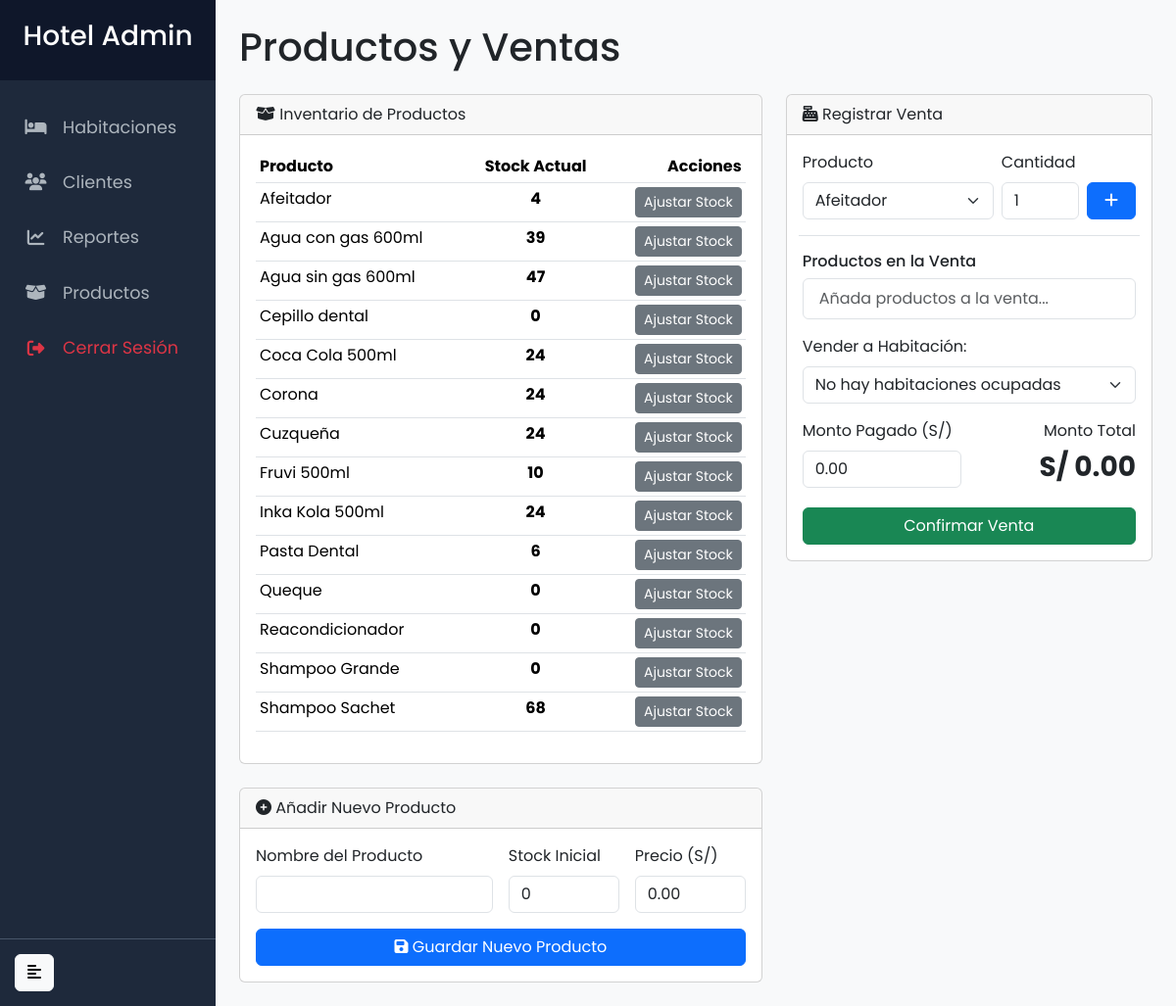
Page /productos.php (signed in) on the earlier database version.
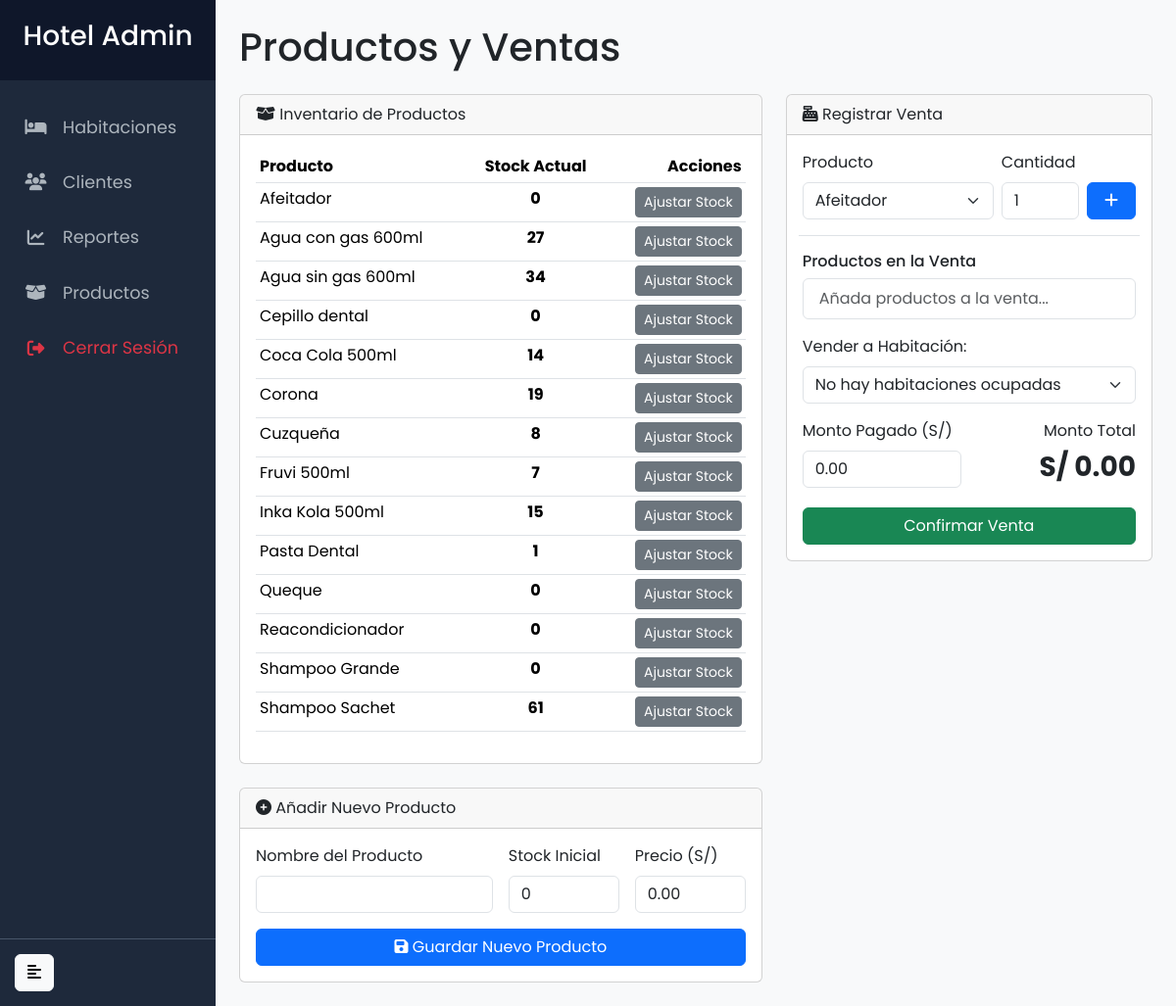
Same page on the later database version.
### tables this page shows
CREATE TABLE `productos` (
  `id` int(11) NOT NULL,
  `nombre` varchar(100) NOT NULL,
  `stock` int(11) NOT NULL,
  `precio` decimal(10,2) NOT NULL
);

### productos.php (the view, shortened to what this page needs)
<?php
require_once 'templates/header.php';
$productos_stmt = $pdo->query("SELECT id, nombre, stock, precio FROM Productos ORDER BY nombre ASC");
$lista_productos = $productos_stmt->fetchAll();
$hab_stmt = $pdo->query("SELECT h.numero_habitacion FROM Habitaciones h JOIN Ocupaciones o ON h.numero_habitacion = o.habitacion_id WHERE o.activa = 1 ORDER BY h.numero_habitacion ASC");
$lista_habitaciones_ocupadas = $hab_stmt->fetchAll();
?>
<main id="content" class="content p-4">
    <h1 class="mb-4">Productos y Ventas</h1>
    <div class="row">
        <div class="col-lg-7">
            <div class="card mb-4">
                <div class="card-header"><i class="fas fa-box-open"></i> Inventario de Productos</div>
                <div class="card-body">
                    <div class="table-responsive">
                        <table class="table table-sm table-hover">
                            <thead>
                                <tr>
                                    <th>Producto</th>
                                    <th class="text-center">Stock Actual</th>
                                    <th class="text-end">Acciones</th>
                                </tr>
                            </thead>
                            <tbody id="tabla-inventario">
                                <?php foreach ($lista_productos as $p): ?>
                                    <tr id="producto-row-<?php echo $p['id']; ?>">
                                        <td><?php echo htmlspecialchars($p['nombre']); ?></td>
                                        <td class="text-center fw-bold stock-val"><?php echo $p['stock']; ?></td>
                                        <td class="text-end">
                                            <button class="btn btn-sm btn-secondary btn-update-stock"
                                                    data-id="<?php echo $p['id']; ?>"
                                                    data-nombre="<?php echo htmlspecialchars($p['nombre']); ?>"
                                                    data-stock="<?php echo $p['stock']; ?>">
                                                Ajustar Stock
                                            </button>
                                        </td>
                                    </tr>
                                <?php endforeach; ?>
                            </tbody>
                        </table>
                    </div>
                </div>
            </div>
            <div class="card">
                <div class="card-header"><i class="fas fa-plus-circle"></i> Añadir Nuevo Producto</div>
                <div class="card-body">
                    <form method="POST" action="productos.php">
                        <div class="row g-3 align-items-end">
                            <div class="col-md-6">
                                <label for="nuevo-producto-nombre" class="form-label">Nombre del Producto</label>
                                <input type="text" id="nuevo-producto-nombre" name="nombre" class="form-control" required>
                            </div>
                            <div class="col-md-3">
                                <label for="nuevo-producto-stock" class="form-label">Stock Inicial</label>
                                <input type="number" id="nuevo-producto-stock" name="stock" class="form-control" value="0" min="0" required>
                            </div>
                            <div class="col-md-3">
                                <label for="nuevo-producto-precio" class="form-label">Precio (S/)</label>
                                <input type="number" id="nuevo-producto-precio" name="precio" class="form-control" step="0.10" value="0.00" min="0" required>
                            </div>
                            <div class="col-12 mt-3">
                                <button type="submit" class="btn btn-primary w-100">
                                    <i class="fas fa-save"></i> Guardar Nuevo Producto
                                </button>
                            </div>
                        </div>
                    </form>
                </div>
            </div>
        </div>
        <div class="col-lg-5">
            <div class="card">
                <div class="card-header"><i class="fas fa-cash-register"></i> Registrar Venta</div>
                <div class="card-body">
                    <div class="row g-2 align-items-end mb-3 border-bottom pb-3">
                        <div class="col-sm-7">
                            <label for="venta-producto" class="form-label">Producto</label>
                            <select id="venta-producto" class="form-select">
                                <?php foreach ($lista_productos as $p): ?>
                                    <option value="<?php echo $p['id']; ?>" data-precio="<?php echo $p['precio']; ?>"><?php echo htmlspecialchars($p['nombre']); ?></option>
                                <?php endforeach; ?>
                            </select>
                        </div>
                        <div class="col-sm-3">
                            <label for="venta-cantidad" class="form-label">Cantidad</label>
                            <input type="number" id="venta-cantidad" class="form-control" value="1" min="1">
                        </div>
                        <div class="col-sm-2">
                            <button class="btn btn-primary w-100" id="btn-add-producto" title="Añadir producto a la venta"><i class="fas fa-plus"></i></button>
                        </div>
                    </div>
                    <h6>Productos en la Venta</h6>
                    <ul id="lista-venta-productos" class="list-group mb-3">
                        <li class="list-group-item text-muted">Añada productos a la venta...</li>
                    </ul>
                    <div class="row g-3">
                        <div class="col-12">
                            <label for="venta-habitacion" class="form-label">Vender a Habitación:</label>
                            <select id="venta-habitacion" class="form-select">
                                <?php if (empty($lista_habitaciones_ocupadas)): ?>
                                    <option value="">No hay habitaciones ocupadas</option>
                                <?php else: ?>
                                    <?php foreach ($lista_habitaciones_ocupadas as $h): ?>
                                        <option value="<?php echo $h['numero_habitacion']; ?>"><?php echo $h['numero_habitacion']; ?></option>
                                    <?php endforeach; ?>
                                <?php endif; ?>
                            </select>
                        </div>
                        <div class="col-6">
                            <label for="venta-monto-pagado" class="form-label">Monto Pagado (S/)</label>
                            <input type="number" id="venta-monto-pagado" class="form-control" step="0.10" value="0.00">
                        </div>
                        <div class="col-6 text-end">
                            <label class="form-label">Monto Total</label>
                            <h3 class="fw-bold">S/ <span id="venta-monto-total">0.00</span></h3>
                        </div>
                    </div>
                    <button class="btn btn-success w-100 mt-3" id="btn-confirmar-venta">Confirmar Venta</button>
                </div>
            </div>
        </div>
    </div>
</main>
<?php require_once 'templates/footer.php'; ?>

### templates/header.php (shortened to what this page needs)
<!DOCTYPE html>
<html lang="es">
<head>
    <link href="https://cdn.jsdelivr.net/npm/bootstrap@5.3.2/dist/css/bootstrap.min.css" rel="stylesheet">
    <link rel="stylesheet" href="https://cdnjs.cloudflare.com/ajax/libs/font-awesome/6.4.2/css/all.min.css">
    <link rel="stylesheet" href="assets/style.css">
</head>
<body>
<div class="d-flex">
    <nav id="sidebar" class="sidebar">
        <div class="sidebar-header">
            <h3>Hotel Admin</h3>
        </div>
        <ul class="list-unstyled components">
            <li class="<?php echo basename($_SERVER['PHP_SELF']) == 'index.php' ? 'active' : ''; ?>">
                <a href="index.php"><i class="fas fa-bed"></i> <span>Habitaciones</span></a>
            </li>
            <li class="<?php echo basename($_SERVER['PHP_SELF']) == 'clientes.php' ? 'active' : ''; ?>">
                <a href="clientes.php"><i class="fas fa-users"></i> <span>Clientes</span></a>
            </li>
            <li>
                <a href="reportes.php"><i class="fas fa-chart-line"></i> <span>Reportes</span></a>
            </li>
            <li>
                <a href="productos.php"><i class="fas fa-box-open"></i> <span>Productos</span></a>
            </li>
            <li class="mt-auto">
                <a href="logout.php" class="text-danger">
                    <i class="fas fa-sign-out-alt"></i>
                    <span>Cerrar Sesión</span>
                </a>
            </li>
        </ul>
        <div class="sidebar-toggler-wrapper">
             <button type="button" id="sidebarCollapse" class="btn btn-light">
                <i class="fas fa-align-left"></i>
            </button>
        </div>
    </nav>

### templates/footer.php (shortened to what this page needs)
</div>
</body>
</html>

### assets/style.css (style rules this page uses)
body { font-family: 'Poppins', sans-serif; background-color: #f8f9fa; color: #212529; }
.sidebar { min-width: 220px; max-width: 220px; background: #1e293b; color: #fff; transition: all 0.3s; min-height: 100vh; display: flex; flex-direction: column; }
.sidebar .sidebar-header { padding: 20px; background: #0f172a; text-align: center; }
.sidebar ul.components { padding: 20px 0; flex-grow: 1; }
.sidebar ul li a { padding: 15px 20px; font-size: 1.1em; display: flex; align-items: center; gap: 15px; color: #adb5bd; border-left: 4px solid transparent; transition: all 0.2s ease-in-out; text-decoration: none; }
.sidebar ul li a i { min-width: 25px; text-align: center; }
.sidebar-toggler-wrapper { padding: 15px; border-top: 1px solid #475569; display: flex; justify-content: flex-start; }
.content { width: 100%; transition: all 0.3s; }

Differences in the rows shown:
changed productos "Afeitador": stock "4" → "0"
changed productos "Agua con gas 600ml": stock "39" → "27"
changed productos "Agua sin gas 600ml": stock "47" → "34"
changed productos "Coca Cola 500ml": stock "24" → "14"
changed productos "Corona": stock "24" → "19"
changed productos "Cuzqueña": stock "24" → "8"
changed productos "Fruvi 500ml": stock "10" → "7"
changed productos "Inka Kola 500ml": stock "24" → "15"
changed productos "Pasta Dental": stock "6" → "1"
changed productos "Shampoo Sachet": stock "68" → "61"
